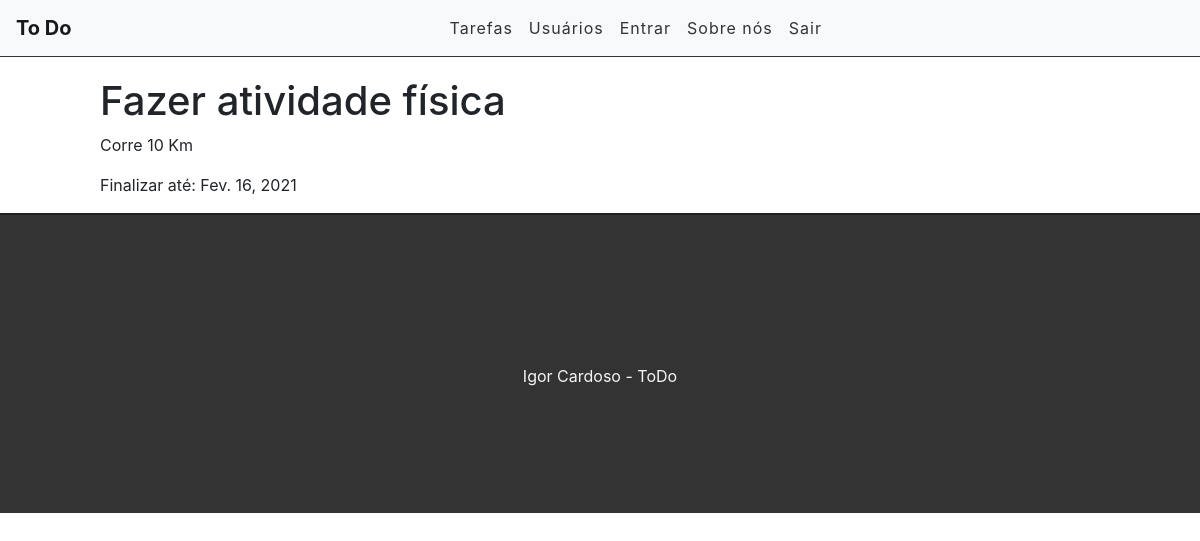
Page /task/8 on the committed database.
### tasks/models.py (models this page shows, shortened)
class Task(models.Model):
	STATUS = (
		('fazendo', 'Fazendo'),
		('feiro', 'Feito')
	)
	title = models.CharField(max_length=255)
	description = models.TextField()
	done = models.CharField(
		max_length=7, # Tamanho da entrada
		choices=STATUS,
	)
	completion_date = models.DateField(auto_now_add=False)	# Eu criei
	created_at = models.DateTimeField(auto_now_add=True)
	update_at = models.DateTimeField(auto_now=True)

### tasks/views.py (the view)
# urls.py: path('task/<int:id>', views.taskView, name='task-view'),
def taskView(request, id):
	task = get_object_or_404(Task, pk=id)
	return render(request, 'tasks/task.html', {'task':task})

### tasks/templates/tasks/task.html (shortened to what this page needs)
{% extends 'base.html' %}
{% block content %}
<div class="offset-1 col-10 list-div">
	<h1>{{task.title}}</h1>
	<p>{{task.description}}</p>
	<p>Finalizar até: {{task.completion_date}}</p>
</div>
{% endblock %}

### tasks/static/css/styles.css (style rules this page uses)
.list-div { padding: 0; }

### rows in the picture
Task: title "Fazer atividade física", description "Corre 10 Km", completion_date "Fev. 16, 2021"
